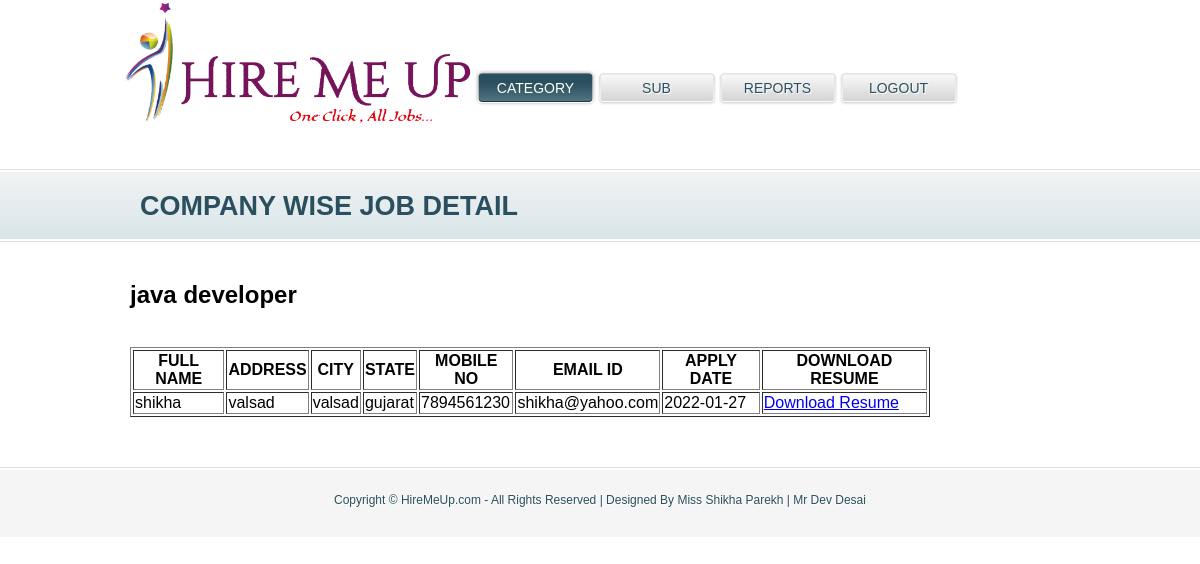
/admin_view_apply.php?jid=1, run on the app's committed database.
### tables this page shows
CREATE TABLE IF NOT EXISTS `job_detail` (
  `job_id` int(11) NOT NULL,
  `job_name` varchar(50) NOT NULL,
  `sub_cat_id` int(11) NOT NULL,
  `city` varchar(50) NOT NULL,
  `company_id` int(11) NOT NULL,
  `job_description` varchar(300) NOT NULL,
  `salary` int(10) NOT NULL,
  PRIMARY KEY (`job_id`)
);

CREATE TABLE IF NOT EXISTS `apply` (
  `apply_id` int(11) NOT NULL,
  `email_id` varchar(50) NOT NULL,
  `job_id` int(11) NOT NULL,
  `apply_date` date NOT NULL,
  PRIMARY KEY (`apply_id`)
);

CREATE TABLE IF NOT EXISTS `user_regis` (
  `full_name` varchar(50) NOT NULL,
  `address` varchar(250) NOT NULL,
  `city` varchar(50) NOT NULL,
  `state` varchar(50) NOT NULL,
  `mob_no` varchar(10) NOT NULL,
  `email_id` varchar(50) NOT NULL,
  `pwd` varchar(10) NOT NULL,
  `regis_date` date NOT NULL,
  PRIMARY KEY (`email_id`)
);

### admin_view_apply.php (the view, shortened to what this page needs)
<?php
include("admin_header.php");
?>
<div id="body">
  <div class="blog1">
    <h1>Company Wise Job Detail</h1>
     <div>
		<form name="form1" method="post" id="form1" >
		<br/>
		   <?php
	  $jid=$_GET['jid'];
	  $res1=mysql_query("select * from job_detail where job_id='$jid'");
	  $r1=mysql_fetch_row($res1);
	  echo "<h2>$r1[1]</h2><br/>";
	  $res=mysql_query("select j.job_name,a.apply_date,u.full_name,u.address,u.city,u.state,u.mob_no,u.email_id,r.resume_path from apply a,job_detail j,user_regis u,resume_master r where a.job_id='$jid' and a.job_id=j.job_id and a.email_id=u.email_id and u.email_id=r.email_id");
	if(mysql_num_rows($res)>0)
	{
		echo "<table border='1' width='800px' >
		<thead>
			<tr>
				<th>FULL NAME</th>
				<th>ADDRESS</th>
				<th>CITY</th>
				<th>STATE</th>
				<th>MOBILE NO</th>
				<th>EMAIL ID</th>
				<th>APPLY DATE</th>
				<th>DOWNLOAD RESUME</th>
			</tr>
		</thead>";
		while($r=mysql_fetch_row($res))
		{
			echo "<tr>";
			echo "<td>$r[2]</td>";
			echo "<td>$r[3]</td>";
			echo "<td>$r[4]</td>";
			echo "<td>$r[5]</td>";
			echo "<td>$r[6]</td>";
			echo "<td>$r[7]</td>";
			echo "<td>$r[1]</td>";
			echo "<td><a href='$r[8]'>Download Resume</a></td>";
			echo "</tr>";
		}
		echo "</table>";
	}
	  ?>
   </div>
  </div>
</div>
<?php
include("footer.php");
?>

### style.css (style rules this page uses)
body { font-family:Arial, Helvetica, sans-serif; margin:0; padding:0; }
#body { background:url(images/bg-content.gif) repeat-x top left; margin:0; padding:0; min-width:960px; }
#body .contact, #body .about, #body .services, #body .blog, #body .blog1 { margin:0 auto; padding:25px 10px 50px 10px; width:940px; }
#body h1 { color:#2a4f5e; font-size:27px; font-weight:bold; height:74px; line-height:74px; margin:0; padding:0; text-indent:10px; text-transform:uppercase; }
#body .blog1 { overflow:hidden; }

### data on the page
job_detail: job_name "java developer"
apply: email.full_name "shikha", email.address "valsad", email.city "valsad", email.state "gujarat", email.mob_no "7894561230", email.email_id "shikha@yahoo.com", apply_date "2022-01-27"
